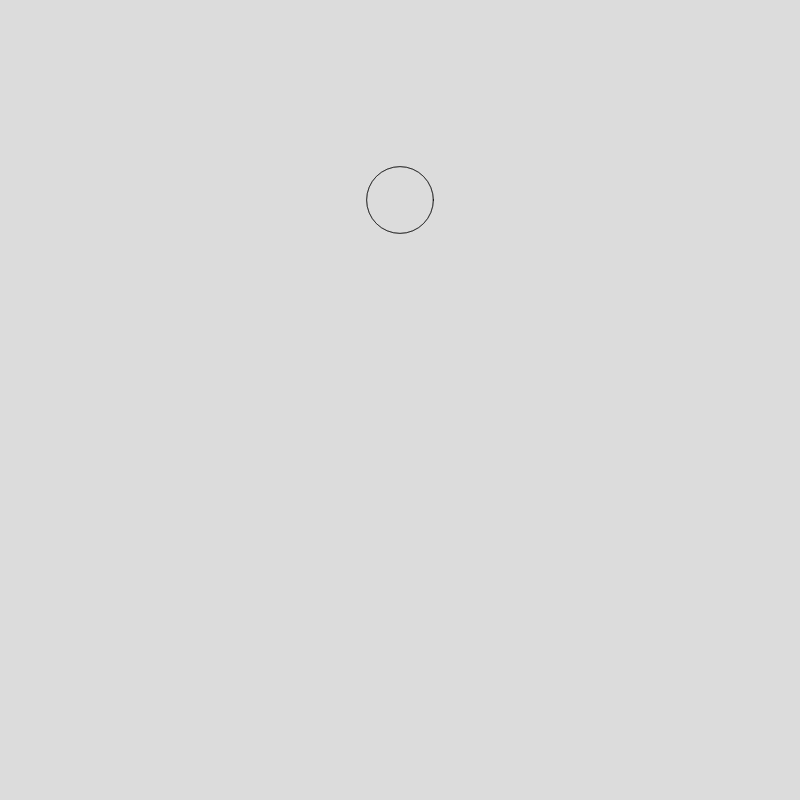
Frame 1 (no input)
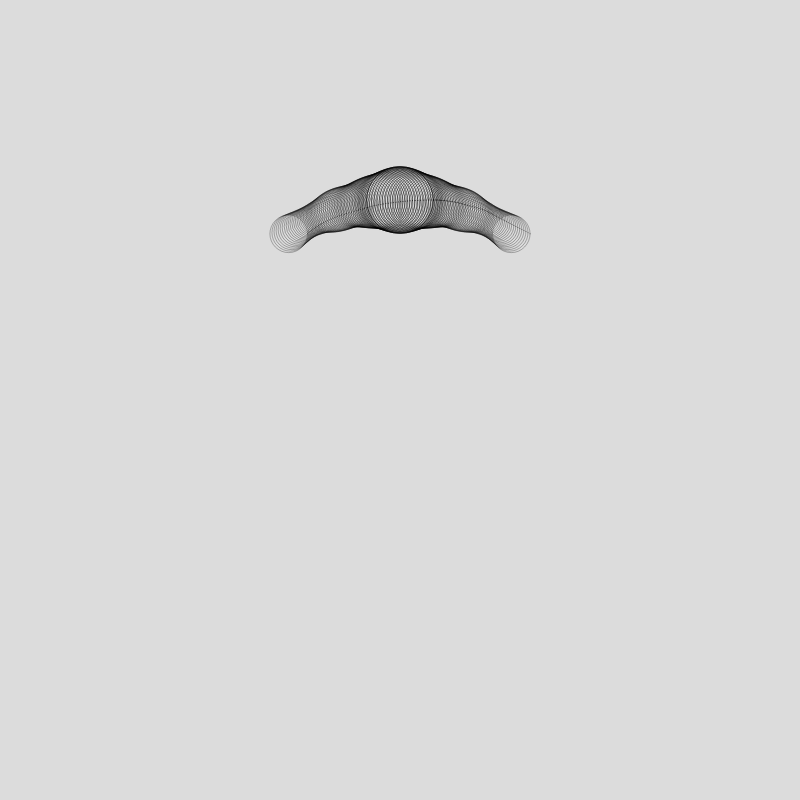
Frame 60 (no input)
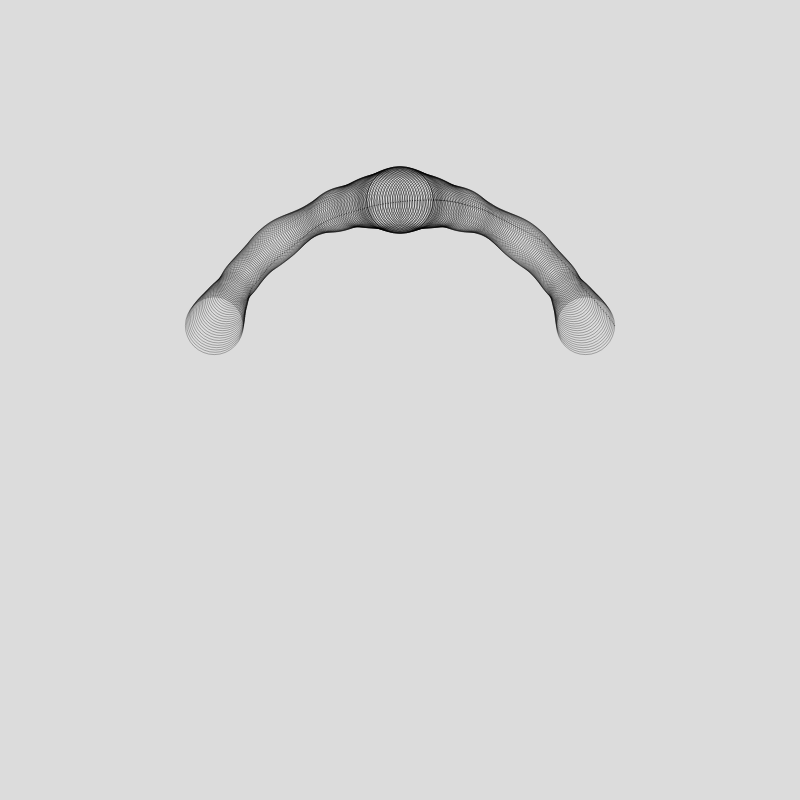
Frame 120 (the mouse pressed at the canvas centre since frame 60)

The p5.js sketch that drew these frames (run headless with seeded random() and noise() and a simulated clock; from frame 60 on, the mouse is pressed at the canvas centre):

// p5.js sketch
// ── sketch.js
let colorFront;
let t = 0
let t2 = 0
let vel = 0.01
class Counter{
  constructor(end){
    this.count = 0
    this.end = end
    this.flag = false
  }
  
  init(){
    this.count = 0
    this.flag = false
  }
  
  checkCount(){
    if(this.count >= this.end){
      this.flag = true
    }
  }
  
  update(){
    if(!this.flag){
        this.count++
      this.checkCount()
    }
  }
}
function setup() {
  createCanvas(800, 800);
  background(220);
  colorFront = color(0)
  colorFront.setAlpha(random(20,100))
  // noiseDetail(4, 0.3)
}

let go = true;
let contador = 0
function draw() {
  translate(width/2, height/2)
  let x = sin(t)*200
  let y = -cos(t)*200
  let x2 = -sin(t)*200
  let y2 = -cos(t)*200
  if(go){
   t += vel
  t2 += vel*1.5
  colorFront.setAlpha(noise(t)*200)
  noFill()
  stroke(colorFront)
  ellipse(x, y, noise(t2)*100, noise(t2)*100)
  ellipse(x2, y2, noise(t2)*100, noise(t2)*100) 
  }
  
  if(t > PI){
    go = false
    contador++
    if(contador > 50){
      contador = 0
      t = 0
      go = true
      background(220)
    }
  }
  
}
